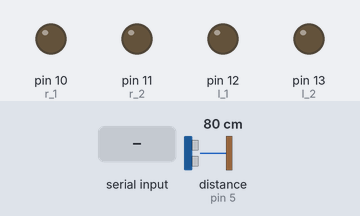
A sketch run on a simulated Arduino Uno, built with avr-gcc and run on an emulated ATmega328P. Parts: output pins drawn as LEDs (lit = HIGH). Wiring (inferred from the names in the program): ultrasonic range finder: trigger pin 6; echo pin 5. Inputs (shaded band) come from the test bench; at power-on: distance to the obstacle (sensor on pin 5) 80 cm. The echo pulse lasts 58.3 µs per cm; pins used as bus, display or sensor lines are not drawn.

Above: at 1.2 s.
1.3 s: "w" received over the second serial link
At 2.3 s:
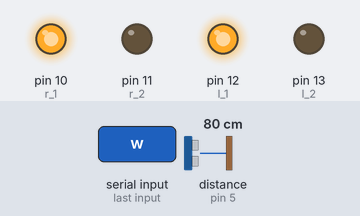
2.8 s: "s" received over the second serial link
At 3.5 s:
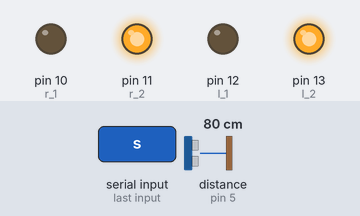
4.3 s: "d" received over the second serial link
At 4.7 s:
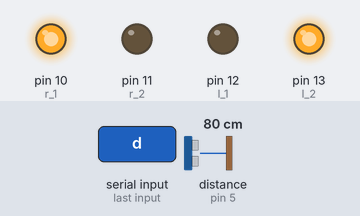
5.8 s: "a" received over the second serial link
At 7.0 s:
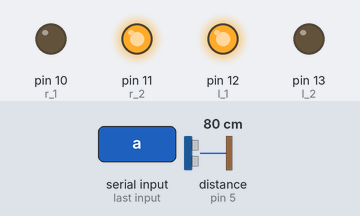
7.3 s: "f" received over the second serial link
At 8.1 s:
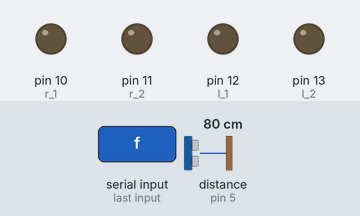
Timing chart, 0 to 9.8 s (numbered marks = the images above; inputs shaded):
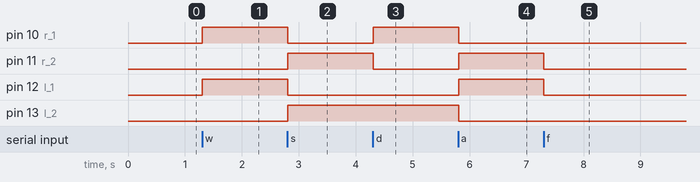

Measured:
- after the input at 1.3 s, pin 10 (r_1), pin 12 (l_1): LOW → HIGH at once
- after the input at 2.8 s, pin 10 (r_1), pin 12 (l_1): HIGH → LOW at once; pin 11 (r_2), pin 13 (l_2): LOW → HIGH at once
- after the input at 4.3 s, pin 10 (r_1): LOW → HIGH at once; pin 11 (r_2): HIGH → LOW at once
- after the input at 5.8 s, pin 10 (r_1), pin 13 (l_2): HIGH → LOW at once; pin 11 (r_2), pin 12 (l_1): LOW → HIGH at once
- after the input at 7.3 s, pin 11 (r_2), pin 12 (l_1): HIGH → LOW at once

The sketch:

UzaktanKumandaliAraba.ino
```cpp
#include <SoftwareSerial.h>

SoftwareSerial bluetoothModulu(2,3);
/* Arduino  ->  Bluetooth modulu
  2 (Rx)   ->  Tx
  3 (Tx)   ->  Rx
*/

const int r_1 = 10;//sag arti
const int r_2 = 11;//sag eksi
const int l_1 = 12;//sol arti
const int l_2 = 13;//sol eksi
#define trigPin 6
#define echoPin 5

char drctn;

void setup() {
  pinMode(r_1,OUTPUT);
  pinMode(r_2,OUTPUT);
  pinMode(l_1,OUTPUT);
  pinMode(l_2,OUTPUT);
  Serial.begin (9600);
  pinMode(trigPin, OUTPUT);
  pinMode(echoPin, INPUT);
  bluetoothModulu.begin(9600);

}
void forward(){
  digitalWrite(r_1,HIGH);
  digitalWrite(r_2,LOW);
  digitalWrite(l_1,HIGH);
  digitalWrite(l_2,LOW);
}
void reverse(){
  digitalWrite(r_1,LOW);
  digitalWrite(r_2,HIGH);
  digitalWrite(l_1,LOW);
  digitalWrite(l_2,HIGH);
}

void turn_left(){
  digitalWrite(r_1,LOW);
  digitalWrite(r_2,HIGH);
  digitalWrite(l_1,HIGH);
  digitalWrite(l_2,LOW);
}

void turn_right(){
  digitalWrite(r_1,HIGH);
  digitalWrite(r_2,LOW);
  digitalWrite(l_1,LOW);
  digitalWrite(l_2,HIGH);
}
void duramk(){
  digitalWrite(r_1,LOW);
  digitalWrite(r_2,LOW);
  digitalWrite(l_1,LOW);
  digitalWrite(l_2,LOW);
}

char okunanKarakter;
void loop() {
  long sure,mesafe;

  digitalWrite(trigPin, LOW);
  delayMicroseconds(2);
  digitalWrite(trigPin, HIGH);
  delayMicroseconds(10);
  digitalWrite(trigPin, LOW);
  sure = pulseIn(echoPin, HIGH);
  mesafe = (sure/2) / 29.1;

  while(bluetoothModulu.available()>0){ /* Yeni veri var mı */
    okunanKarakter = bluetoothModulu.read(); /* Yeni veriyi okunanKarakter degiskenine kaydet */
    switch(okunanKarakter){ /* Okunan karaktere göre işlem yap */

      case'w' : //ileri git
        forward();
        delay(150);
        break;

      case's' : //geri git
        reverse();
        delay(150);
        break;
      case'd' : //saga dön
        turn_right();
        delay(150);
        break;
      case'a' : //sola dön
        turn_left();
        delay(150);
        break;
      case'f':
        duramk();
        break;
    }
  }
}
```
